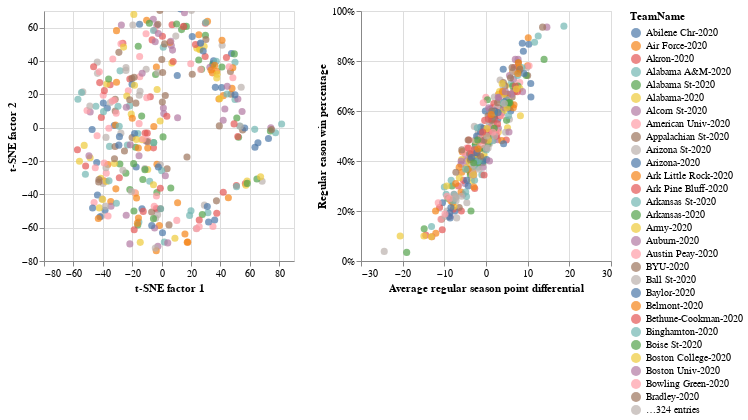

Notebook cell for this chart:
### Markdown cell above
Since the plot is colored by games won, the tournament winner will appear as yellow. The spread of teams is quite variable year to year. Notably, the tournament that the 1985 Villanova team won as a heavy underdog has less spread in the competition than other years.

**What would the 2020 tournament have looked like?**

### Code cell
#collapse_hide
colorBy = alt.Color('TeamName:N')
axis_ranges = [[-80,90],[-80,70],[-30,30],[0,1]]
orderBy = alt.Order('Upset:N', sort='ascending')
base, chart1, chart2 = plot_comparison( df2020,colorBy, orderBy, axis_ranges)

base.encode(*chart1)  | base.encode(*chart2)

### Figure 1 — Vega-Lite specification as saved in the notebook (floating-point values rounded to 4 significant figures; data arrays with more than 128 entries replaced by an {"elided": "..."} marker saying what was removed)
{"config": {"view": {"continuousWidth": 400, "continuousHeight": 300}}, "hconcat": [{"mark": {"type": "point", "filled": true, "size": 50}, "encoding": {"color": {"condition": {"type": "nominal", "field": "TeamName", "selection": "selector063"}, "value": "lightgray"}, "order": {"type": "nominal", "field": "Upset", "sort": "ascending"}, "tooltip": [{"type": "nominal", "field": "TeamName"}, {"type": "quantitative", "field": "Seed"}], "x": {"type": "quantitative", "axis": {"title": "t-SNE factor 1"}, "field": "factor1", "scale": {"domain": [-80, 90]}}, "y": {"type": "quantitative", "axis": {"title": "t-SNE factor 2"}, "field": "factor2", "scale": {"domain": [-80, 70]}}}, "height": 250, "selection": {"selector063": {"type": "single", "empty": "all", "fields": ["TeamName"]}, "selector064": {"type": "interval", "bind": "scales", "encodings": ["x", "y"]}}, "width": 250}, {"mark": {"type": "point", "filled": true, "size": 50}, "encoding": {"color": {"condition": {"type": "nominal", "field": "TeamName", "selection": "selector063"}, "value": "lightgray"}, "order": {"type": "nominal", "field": "Upset", "sort": "ascending"}, "tooltip": [{"type": "nominal", "field": "TeamName"}, {"type": "quantitative", "field": "Seed"}], "x": {"type": "quantitative", "axis": {"title": "Average regular season point differential"}, "field": "RegPoint_diff", "scale": {"domain": [-30, 30]}}, "y": {"type": "quantitative", "axis": {"format": "%", "title": "Regular eason win percentage"}, "field": "RegWins", "scale": {"domain": [0, 1]}}}, "height": 250, "selection": {"selector063": {"type": "single", "empty": "all", "fields": ["TeamName"]}, "selector064": {"type": "interval", "bind": "scales", "encodings": ["x", "y"]}}, "width": 250}], "data": {"name": "data-79ba9bb9fe55ea665bd8ef98c402119a"}, "$schema": "https://vega.github.io/schema/vega-lite/v4.8.1.json", "datasets": {"data-79ba9bb9fe55ea665bd8ef98c402119a": {"elided": "353 records"}}}
